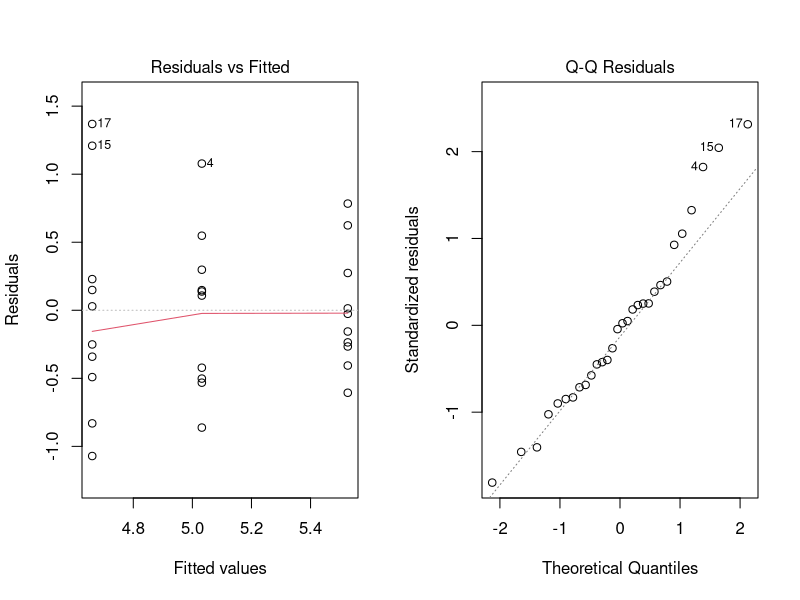
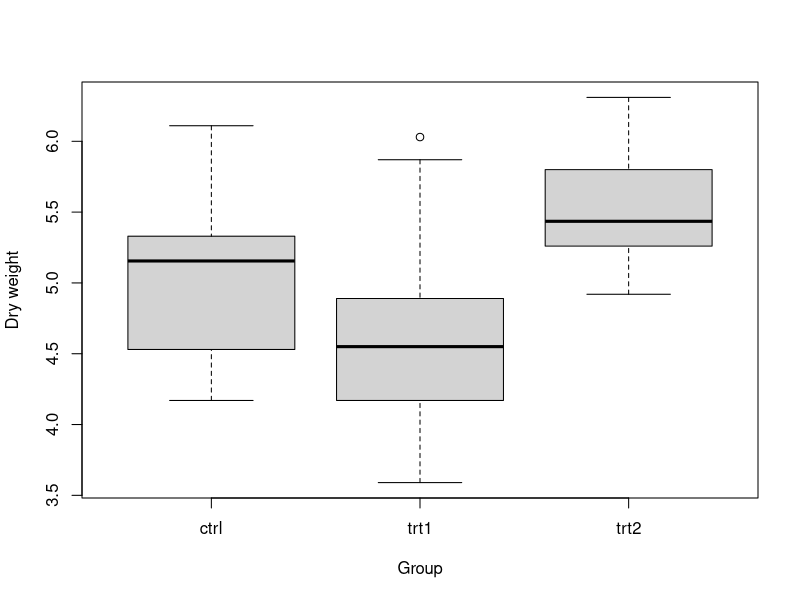

Write R code to recreate these figures, in order.
## ---- chunk 1
toy <- data.frame(group = factor(rep(c("A", "B", "C"), each = 3)),
                  yield_t_ha = c(3, 4, 5, 4, 5, 6, 5, 6, 7))
summary(aov(yield_t_ha ~ group, data = toy))
pf(3, df1 = 2, df2 = 6, lower.tail = FALSE)
## ---- chunk 2
data("PlantGrowth", package = "datasets")
fit <- aov(weight ~ group, data = PlantGrowth)
summary(fit)
aggregate(weight ~ group, PlantGrowth, mean)
## ---- chunk 3
TukeyHSD(fit)
## ---- chunk 4
old <- par(mfrow = c(1, 2))
plot(fit, which = 1)
plot(fit, which = 2)
par(old)
boxplot(weight ~ group, PlantGrowth, xlab = "Group", ylab = "Dry weight")
## ---- chunk 5
oneway.test(weight ~ group, data = PlantGrowth, var.equal = FALSE)
## ---- chunk 6
rcbd <- read.csv("data/rcbd.csv")
rcbd$block <- factor(rcbd$block)
rcbd$treatment <- factor(rcbd$treatment)
with(rcbd, table(block, treatment))
blocked <- aov(yield_t_ha ~ block + treatment, data = rcbd)
summary(blocked)
TukeyHSD(blocked, "treatment")
